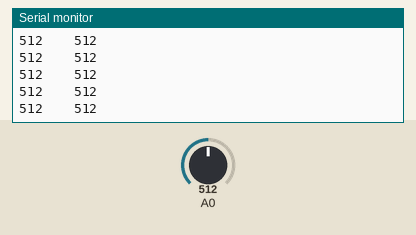
Bench run of a sketch on a simulated ESP8266 (NodeMCU). Shown: the last lines printed to the serial monitor. The test bench sets the inputs (shaded band); at power-on: A0 = 512.

Above: at 1.2 s.
1.3 s: A0 set to 716
At 1.8 s:
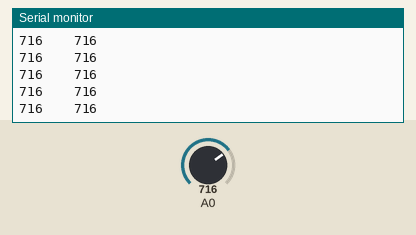
2.8 s: A0 set to 900
At 3.8 s:
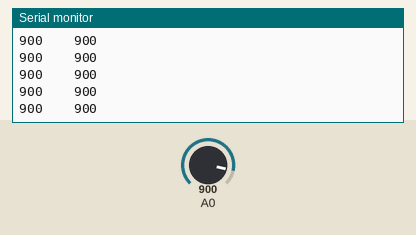
Timing chart, 0 to 5.8 s (numbered marks = the images above; inputs shaded):
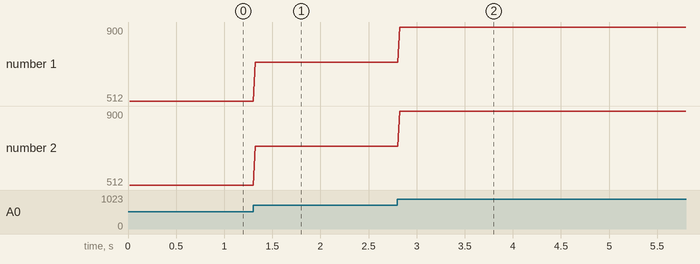

Measured:
- after the input at 1.3 s, the serial monitor: prints a new line at once (image 1)
- after the input at 2.8 s, the serial monitor: prints a new line at once (image 2)
- plotted number 1: 512 → 716 after the input at 1.3 s, 716 → 900 after the input at 2.8 s
- plotted number 2: 512 → 716 after the input at 1.3 s, 716 → 900 after the input at 2.8 s

The sketch:

H_Bridge_Controller_1.ino
```cpp
#include<ESP8266WiFi.h>
#include "ESPAsyncWebServer.h"

//#include<WiFiClient.h>

//ESP8266WiFiMulti wifiMulti;
const char* ssid="ESP8266-Access-Point";
const char* password="123456789";

AsyncWebServer server(80);


const int leftPot=5;
const int rightPot=4;

int lIn=0;
int rIn=0;


void setup() {
  Serial.begin(9600);
  pinMode(leftPot,OUTPUT);
  pinMode(rightPot,OUTPUT);

  digitalWrite(leftPot,LOW);
  digitalWrite(rightPot,LOW);

 WiFi.softAP(ssid, password);
 IPAddress IP=WiFi.softAPIP();
 Serial.print("SoftAP IP Address: ");
 Serial.println(IP);

 server.on("/vl",HTTP_GET,[](AsyncWebServerRequest *request){
  request->send_P(200,"text/plain",String(lIn).c_str());
 });
 server.on("/vr",HTTP_GET,[](AsyncWebServerRequest *request){
  request->send_P(200,"text/plain",String(rIn).c_str());
 });

 server.begin();
}


void loop() {

 digitalWrite(leftPot,HIGH);
  lIn=analogRead(A0);
  digitalWrite(leftPot,LOW);
  delay(10);
  digitalWrite(rightPot,HIGH);
  rIn=analogRead(A0);
  digitalWrite(rightPot,LOW);
  delay(10);
  Serial.print(lIn);
  Serial.print("    ");
  Serial.println(rIn);

}
```
